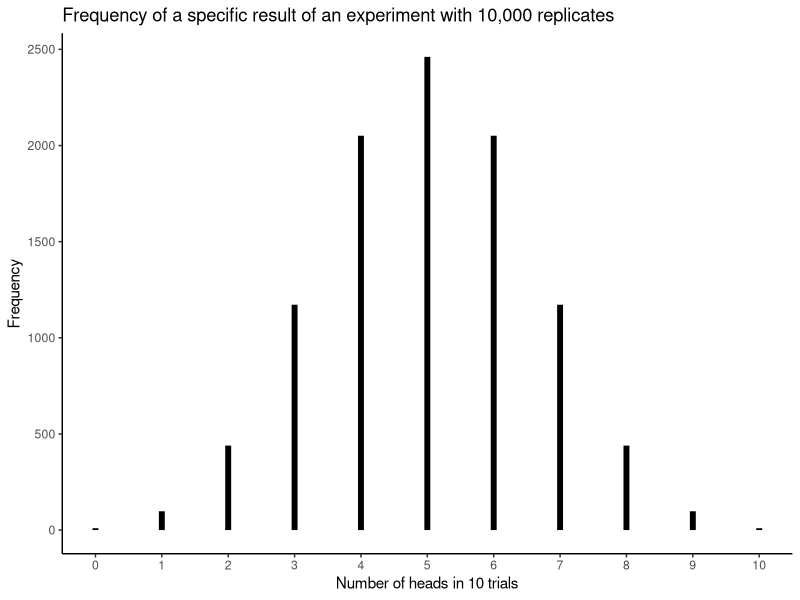
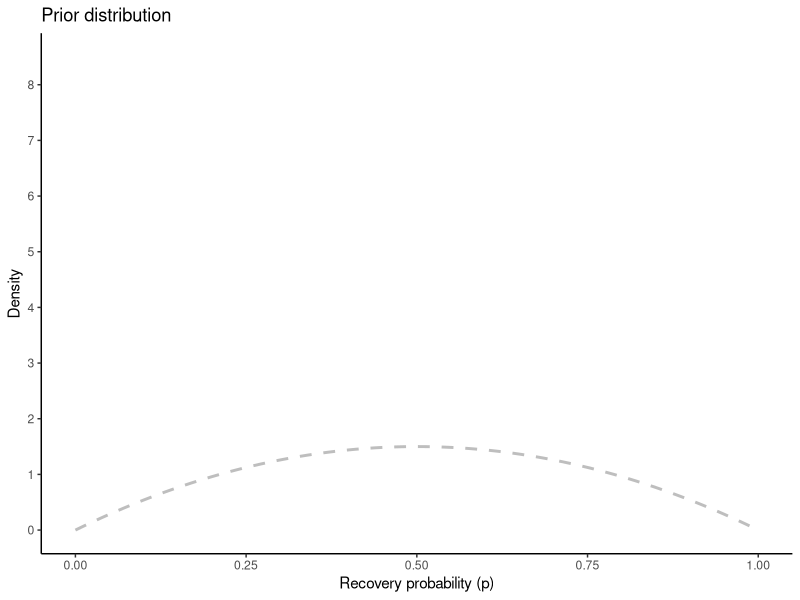
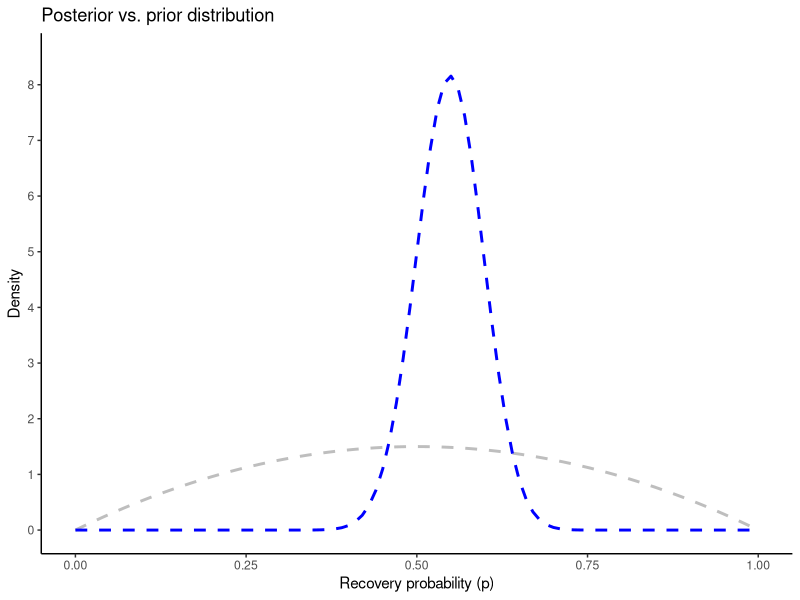

Write R code to recreate these figures, in order.
## ---- chunk 1
library(tidyverse)
theme_set(theme_classic())
## ---- chunk 2
0:10 %>% 
  enframe() %>% 
  mutate(prob = dbinom(value, size=10, prob=0.5)*10000) %>% 
  ggplot(aes(value, prob))+
  geom_segment(aes(x=value, xend=value, y=0, yend = prob), linewidth = 2)+
  scale_x_continuous("Number of heads in 10 trials", breaks = 0:10)+
  scale_y_continuous("Frequency")+
  ggtitle("Frequency of a specific result of an experiment with 10,000 replicates")
## ---- chunk 3
seq(0, 1, length = 100) %>% 
  enframe() %>% 
  ggplot(aes(value))+
  stat_function(fun = dbeta, args = list(shape1 = 2, shape2 = 2), linetype = 2, colour="gray", linewidth=1)+
  scale_y_continuous("Density", limits = c(0, 8.5), breaks=0:8)+
  scale_x_continuous("Recovery probability (p)")+
  ggtitle("Prior distribution")
## ---- chunk 4
seq(0, 1, length = 100) %>% 
  enframe() %>% 
  ggplot(aes(value))+
  stat_function(fun = dbeta, args = list(shape1 = 2, shape2 = 2), linetype = 2, colour="gray", linewidth=1)+
  stat_function(fun = dbeta, args = list(shape1 = 57, shape2 = 47), linetype = 2, colour="blue", linewidth=1)+
  scale_y_continuous("Density", limits = c(0, 8.5), breaks=0:8)+
  scale_x_continuous("Recovery probability (p)")+
  ggtitle("Posterior vs. prior distribution")
